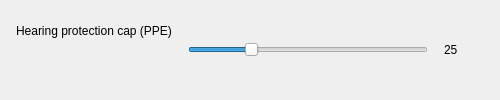
          <widget class="QFrame" name="cardPpeCapLevel">
           <property name="frameShape">
            <enum>QFrame::NoFrame</enum>
           </property>
           <property name="cssClass" stdset="0">
            <string notr="true">settingCard</string>
           </property>
           <layout class="QHBoxLayout" name="cardPpeCapLevelLayout" stretch="1,0">
            <property name="spacing">
             <number>16</number>
            </property>
            <property name="leftMargin">
             <number>16</number>
            </property>
            <property name="topMargin">
             <number>12</number>
            </property>
            <property name="rightMargin">
             <number>16</number>
            </property>
            <property name="bottomMargin">
             <number>12</number>
            </property>
            <item>
             <layout class="QVBoxLayout" name="cardPpeCapLevelText">
              <property name="spacing">
               <number>2</number>
              </property>
              <item>
               <widget class="QLabel" name="lbPpeCapLevel">
                <property name="text">
                 <string>Hearing protection cap (PPE)</string>
                </property>
                <property name="cssClass" stdset="0">
                 <string notr="true">cardTitle</string>
                </property>
               </widget>
              </item>
              <item>
               <widget class="QLabel" name="lbDescPpeCapLevel">
                <property name="text">
                 <string notr="true"/>
                </property>
                <property name="wordWrap">
                 <bool>true</bool>
                </property>
                <property name="cssClass" stdset="0">
                 <string notr="true">cardDescription</string>
                </property>
               </widget>
              </item>
             </layout>
            </item>
            <item>
             <layout class="QHBoxLayout" name="hlPpeCapLevel">
              <item>
               <widget class="QSlider" name="hsPpeCapLevel">
                <property name="minimumSize">
                 <size>
                  <width>240</width>
                  <height>0</height>
                 </size>
                </property>
                <property name="minimum">
                 <number>0</number>
                </property>
                <property name="maximum">
                 <number>100</number>
                </property>
                <property name="value">
                 <number>25</number>
                </property>
                <property name="orientation">
                 <enum>Qt::Horizontal</enum>
                </property>
               </widget>
              </item>
              <item>
               <widget class="QLabel" name="lblPpeCapLevelValue">
                <property name="minimumSize">
                 <size>
                  <width>40</width>
                  <height>0</height>
                 </size>
                </property>
                <property name="text">
                 <string notr="true">25</string>
                </property>
               </widget>
              </item>
             </layout>
            </item>
           </layout>
          </widget>
